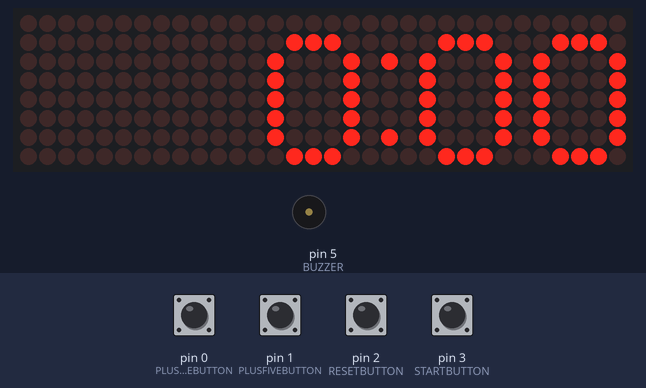
A sketch run on a simulated Arduino Uno, built with avr-gcc and run on an emulated ATmega328P. Shown: 32×8 LED matrix, buzzer (waves = sounding, pin HIGH). The inputs (shaded band) are chosen by the test bench; at power-on: pin 0 (PLUSONEBUTTON), pin 1 (PLUSFIVEBUTTON), pin 2 (RESETBUTTON), pin 3 (STARTBUTTON) HIGH.

Above: at 1.2 s.
1.3 s: pin 3 (STARTBUTTON) pulled LOW for 0.15 s
At 3.1 s:
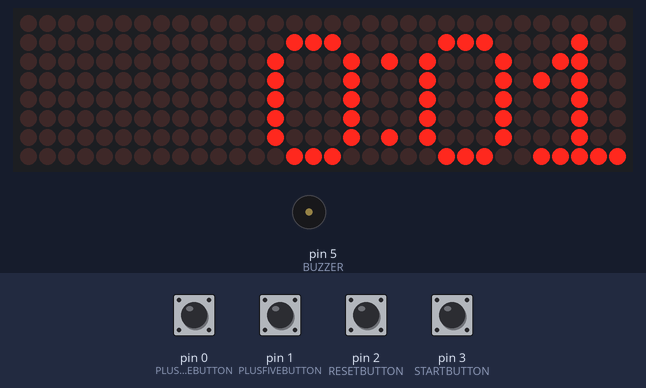
4.4 s: pin 0 (PLUSONEBUTTON) pulled LOW for 0.15 s
At 5.6 s:
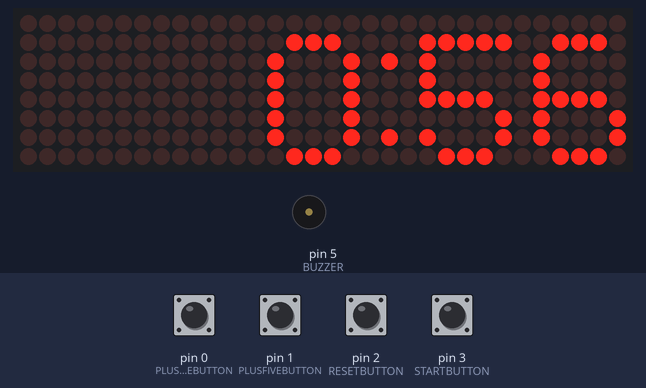
7.5 s: pin 1 (PLUSFIVEBUTTON) pulled LOW for 0.15 s
At 9.1 s:
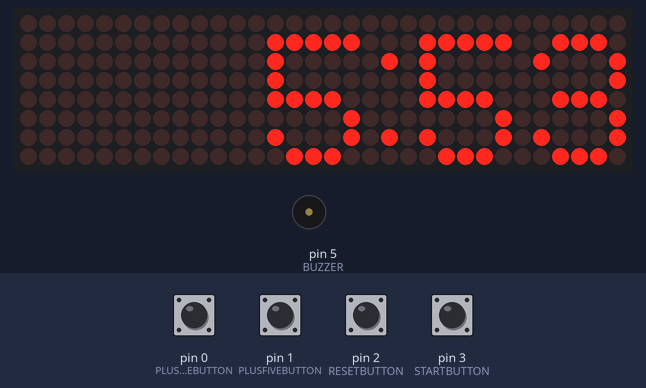
10.6 s: pin 2 (RESETBUTTON) pulled LOW for 0.15 s
At 12.1 s:
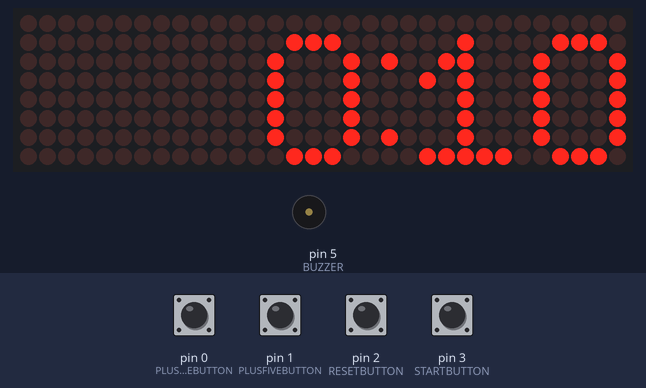
13.7 s: pin 0 (PLUSONEBUTTON) pulled LOW for 1 s
At 15.0 s:
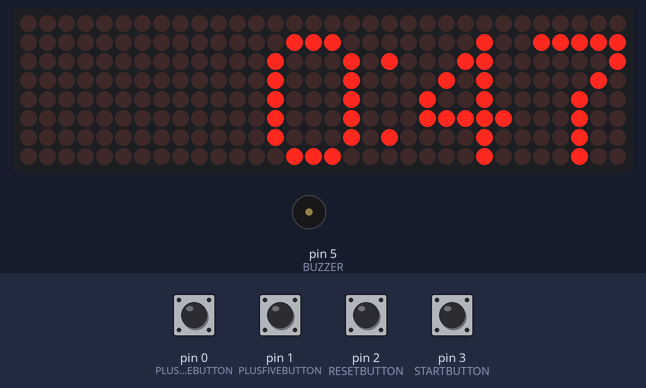
17.7 s: pin 1 (PLUSFIVEBUTTON) pulled LOW for 1 s
At 19.1 s:
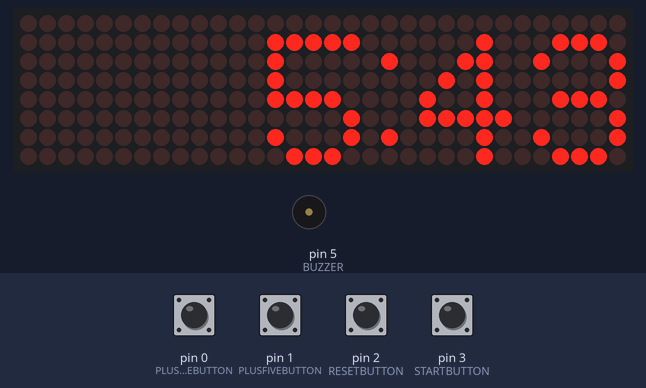
Timing chart, 0 to 20.7 s (numbered marks = the images above; inputs shaded):
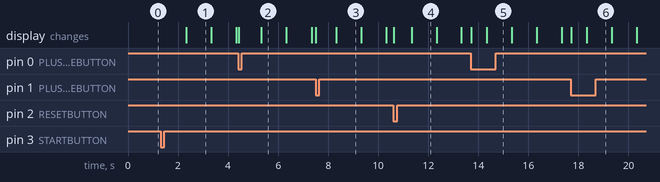

The sketch:

Clock.ino
```cpp
#include <LedControl.h>
#include <TimeLib.h>

//pin definitions

//LED matrix
#define DIN 11
#define CS  12
#define CLK 13

//buttons
#define STARTBUTTON 3
#define PLUSONEBUTTON 0
#define PLUSFIVEBUTTON 1
#define RESETBUTTON 2

//breadboard LEDs
#define REDONE 9
#define REDTWO 8
#define REDTHREE 7
#define GREEN 6

#define BUZZER 5

#define uint unsigned long
#define ONE_MIN 60

//global state variables
bool start_button_pressed = false;
bool plusone_button_pressed = false;
bool plusfive_button_pressed = false;
bool reset_button_pressed = false;
bool clock_running = false;
int clock_time = 0;

//led layout of each digit and character
const byte ZERO[] = {
  B01110,
  B10001,
  B10001,
  B10001,
  B10001,
  B10001,
  B01110
};

const byte ONE[] = {
  B00100,
  B01100,
  B10100,
  B00100,
  B00100,
  B00100,
  B11111
};

const byte TWO[] = {
  B01110,
  B10001,
  B00001,
  B00110,
  B01000,
  B10000,
  B11111
};

const byte THREE[] = {
  B01110,
  B10001,
  B00001,
  B01110,
  B00001,
  B10001,
  B01110
};

const byte FOUR[] = {
  B00010,
  B00110,
  B01010,
  B10010,
  B11111,
  B00010,
  B00010
};

const byte FIVE[] = {
  B11111,
  B10000,
  B10000,
  B11110,
  B00001,
  B10001,
  B01110
};

const byte SIX[] = {
  B01110,
  B10000,
  B10000,
  B11110,
  B10001,
  B10001,
  B01110
};

const byte SEVEN[] = {
  B11111,
  B00001,
  B00010,
  B00100,
  B00100,
  B00100,
  B00100
};

const byte EIGHT[] = {
  B01110,
  B10001,
  B10001,
  B01110,
  B10001,
  B10001,
  B01110
};

const byte NINE[] = {
  B01110,
  B10001,
  B10001,
  B01111,
  B00001,
  B10001,
  B01110
};

const byte G[] = {

};

const byte O[] = {

};

LedControl lc = LedControl(DIN, CLK, CS, 4);

uint pushByteRow(uint currentDisplayRow, byte ledValues) {
  return ((currentDisplayRow << 6) | ledValues);
}

void pushDigit(uint* currentDisplay, uint digitToPush) {
  for (uint row = 0; row < 7; row++) {
    switch(digitToPush) {
      case 1 : {
        currentDisplay[row] = pushByteRow(currentDisplay[row], ONE[row]);
        break;
      }
      case 2 : {
        currentDisplay[row] = pushByteRow(currentDisplay[row], TWO[row]);
        break;
      }
      case 3 : {
        currentDisplay[row] = pushByteRow(currentDisplay[row], THREE[row]);
        break;
      }
      case 4 : {
        currentDisplay[row] = pushByteRow(currentDisplay[row], FOUR[row]);
        break;
      }
      case 5 : {
        currentDisplay[row] = pushByteRow(currentDisplay[row], FIVE[row]);
        break;
      }
      case 6 : {
        currentDisplay[row] = pushByteRow(currentDisplay[row], SIX[row]);
        break;
      }
      case 7 : {
        currentDisplay[row] = pushByteRow(currentDisplay[row], SEVEN[row]);
        break;
      }
      case 8 : {
        currentDisplay[row] = pushByteRow(currentDisplay[row], EIGHT[row]);
        break;
      }
      case 9 : {
        currentDisplay[row] = pushByteRow(currentDisplay[row], NINE[row]);
        break;
      }
      default : {
        currentDisplay[row] = pushByteRow(currentDisplay[row], ZERO[row]);
        break;
      }
    }
  }
}

void pushColon(uint* currentDisplay) {
  for (uint row = 0; row < 7; row++) {
    currentDisplay[row] = currentDisplay[row] << 2;
    if (row == 1 || row == 5) {
      currentDisplay[row] |= 1;
    }
  }
}

void updateLedRows(uint* displayMatrix) {
  //leave top row blank
  for (uint row = 1; row < 8; row++) {
    uint rowData = displayMatrix[row-1];
    for (int displayAddress = 0; displayAddress < 4; displayAddress++) {
      lc.setRow(displayAddress, row, ((byte)(rowData & 0x000000FF)));
      rowData = rowData >> 8;
    }
  }
}

void displayTime(int elapsedTimeInSeconds) {
  //find the number of seconds to display
  uint seconds = elapsedTimeInSeconds % 60;

  //find the number of minutes
  uint elapsedMinutes = elapsedTimeInSeconds / 60;

  //find the number of minutes to display
  uint minutes = elapsedMinutes % 60;

  //find the number of hours to display
  uint hours = elapsedMinutes / 60;

  uint displayMatrix[7] = {0,0,0,0,0,0,0};

  if (hours > 0) {
    pushDigit(displayMatrix, hours);
    pushColon(displayMatrix);
    if (minutes < 10) {
      pushDigit(displayMatrix, 0);
    }
  }

  if (minutes > 9) {
    pushDigit(displayMatrix, (minutes / 10));
  }
  pushDigit(displayMatrix, (minutes % 10));

  pushColon(displayMatrix);

  pushDigit(displayMatrix, (seconds / 10));
  pushDigit(displayMatrix, (seconds % 10));

  updateLedRows(displayMatrix);
}

void setup()
{
  pinMode(STARTBUTTON, INPUT_PULLUP);
  pinMode(PLUSONEBUTTON, INPUT_PULLUP);
  pinMode(PLUSFIVEBUTTON, INPUT_PULLUP);
  pinMode(RESETBUTTON, INPUT_PULLUP);

  pinMode(BUZZER, OUTPUT);
  digitalWrite(BUZZER, LOW);

  for (int device = 0; device < lc.getDeviceCount(); device++) {
    lc.setIntensity(device, 5);
    lc.shutdown(device, false);
    lc.clearDisplay(device);
  }

  setTime(0);
}

void loop() {
  if (digitalRead(STARTBUTTON) == LOW) {
    if (start_button_pressed == false) {
      start_button_pressed = true;
      clock_running = !clock_running;
      setTime(0);
      displayTime(clock_time);
//      digitalWrite(BUZZER, HIGH);
//      delay(100);
//      digitalWrite(BUZZER, LOW);
    }
  } else {
    start_button_pressed = false;
  }

  if (digitalRead(PLUSONEBUTTON) == LOW) {
    if (plusone_button_pressed == false) {
      plusone_button_pressed = true;
      clock_time += ONE_MIN;
    }
  } else {
    plusone_button_pressed = false;
  }

  if (digitalRead(PLUSFIVEBUTTON) == LOW) {
    if (plusfive_button_pressed == false) {
      plusfive_button_pressed = true;
      clock_time += (ONE_MIN * 5);
    }
  } else {
    plusfive_button_pressed = false;
  }

  if (digitalRead(RESETBUTTON) == LOW) {
    if (reset_button_pressed == false) {
      reset_button_pressed = true;
      clock_time = 0;
    }
  } else {
    reset_button_pressed = false;
  }

  if (clock_running) {
    if (clock_time == 0) {
      displayTime((int)now());
    } else {
      int time_diff = clock_time - (int)now();
      time_diff = time_diff > 0 ? time_diff : 0;
      displayTime(time_diff);
    }
  } else {
    displayTime(clock_time);
  }
}
```

Measured:
- after the input at 1.3 s, the display: changes after 1.0 s (image 1)
- after the input at 4.4 s, the display: first changes at once (image 2 shows a later state)
- after the input at 7.5 s, the display: first changes at once (image 3 shows a later state)
- after the input at 10.6 s, the display: first changes at once (image 4 shows a later state)
- after the input at 13.7 s, the display: first changes at once (image 5 shows a later state)
- after the input at 17.7 s, the display: first changes at once (image 6 shows a later state)
- what the display in image 1 shows lasts 1.0 s, from 2.3 s to 3.3 s
